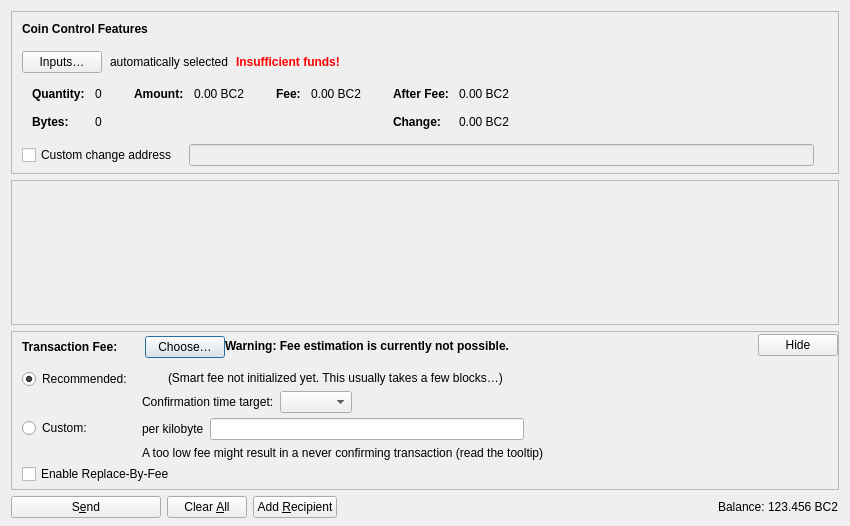
<?xml version="1.0" encoding="UTF-8"?>
<ui version="4.0">
 <class>SendCoinsDialog</class>
 <widget class="QDialog" name="SendCoinsDialog">
  <property name="geometry">
   <rect>
    <x>0</x>
    <y>0</y>
    <width>850</width>
    <height>526</height>
   </rect>
  </property>
  <property name="windowTitle">
   <string>Send Coins</string>
  </property>
  <layout class="QVBoxLayout" name="verticalLayout" stretch="0,1,0,0">
   <property name="bottomMargin">
    <number>8</number>
   </property>
   <item>
    <widget class="QFrame" name="frameCoinControl">
     <property name="sizePolicy">
      <sizepolicy hsizetype="Expanding" vsizetype="Expanding">
       <horstretch>0</horstretch>
       <verstretch>0</verstretch>
      </sizepolicy>
     </property>
     <property name="maximumSize">
      <size>
       <width>16777215</width>
       <height>16777215</height>
      </size>
     </property>
     <property name="frameShape">
      <enum>QFrame::StyledPanel</enum>
     </property>
     <property name="frameShadow">
      <enum>QFrame::Sunken</enum>
     </property>
     <layout class="QVBoxLayout" name="verticalLayoutCoinControl2">
      <property name="spacing">
       <number>0</number>
      </property>
      <property name="leftMargin">
       <number>0</number>
      </property>
      <property name="topMargin">
       <number>0</number>
      </property>
      <property name="rightMargin">
       <number>0</number>
      </property>
      <property name="bottomMargin">
       <number>6</number>
      </property>
      <item>
       <layout class="QVBoxLayout" name="verticalLayoutCoinControl" stretch="0,0,0,0,1">
        <property name="spacing">
         <number>0</number>
        </property>
        <property name="leftMargin">
         <number>10</number>
        </property>
        <property name="topMargin">
         <number>10</number>
        </property>
        <item>
         <layout class="QHBoxLayout" name="horizontalLayoutCoinControl1">
          <property name="bottomMargin">
           <number>15</number>
          </property>
          <item>
           <widget class="QLabel" name="labelCoinControlFeatures">
            <property name="sizePolicy">
             <sizepolicy hsizetype="Preferred" vsizetype="Maximum">
              <horstretch>0</horstretch>
              <verstretch>0</verstretch>
             </sizepolicy>
            </property>
            <property name="font">
             <font>
              <weight>75</weight>
              <bold>true</bold>
             </font>
            </property>
            <property name="styleSheet">
             <string notr="true">font-weight:bold;</string>
            </property>
            <property name="text">
             <string>Coin Control Features</string>
            </property>
           </widget>
          </item>
         </layout>
        </item>
        <item>
         <layout class="QHBoxLayout" name="horizontalLayoutCoinControl2" stretch="0,0,0,0">
          <property name="spacing">
           <number>8</number>
          </property>
          <property name="bottomMargin">
           <number>10</number>
          </property>
          <item>
           <widget class="QPushButton" name="pushButtonCoinControl">
            <property name="styleSheet">
             <string notr="true"/>
            </property>
            <property name="text">
             <string>Inputs…</string>
            </property>
            <property name="autoDefault">
             <bool>false</bool>
            </property>
           </widget>
          </item>
          <item>
           <widget class="QLabel" name="labelCoinControlAutomaticallySelected">
            <property name="text">
             <string>automatically selected</string>
            </property>
            <property name="margin">
             <number>5</number>
            </property>
           </widget>
          </item>
          <item>
           <widget class="QLabel" name="labelCoinControlInsuffFunds">
            <property name="font">
             <font>
              <weight>75</weight>
              <bold>true</bold>
             </font>
            </property>
            <property name="styleSheet">
             <string notr="true">color:red;font-weight:bold;</string>
            </property>
            <property name="text">
             <string>Insufficient funds!</string>
            </property>
            <property name="margin">
             <number>5</number>
            </property>
           </widget>
          </item>
          <item>
           <spacer name="horizontalSpacerCoinControl">
            <property name="orientation">
             <enum>Qt::Horizontal</enum>
            </property>
            <property name="sizeHint" stdset="0">
             <size>
              <width>40</width>
              <height>1</height>
             </size>
            </property>
           </spacer>
          </item>
         </layout>
        </item>
        <item>
         <widget class="QWidget" name="widgetCoinControl" native="true">
          <property name="sizePolicy">
           <sizepolicy hsizetype="Preferred" vsizetype="Preferred">
            <horstretch>0</horstretch>
            <verstretch>0</verstretch>
           </sizepolicy>
          </property>
          <property name="minimumSize">
           <size>
            <width>0</width>
            <height>0</height>
           </size>
          </property>
          <property name="styleSheet">
           <string notr="true"/>
          </property>
          <layout class="QHBoxLayout" name="horizontalLayoutCoinControl5">
           <property name="leftMargin">
            <number>0</number>
           </property>
           <property name="topMargin">
            <number>0</number>
           </property>
           <property name="rightMargin">
            <number>0</number>
           </property>
           <property name="bottomMargin">
            <number>0</number>
           </property>
           <item>
            <layout class="QHBoxLayout" name="horizontalLayoutCoinControl3" stretch="0,0,0,1">
             <property name="spacing">
              <number>20</number>
             </property>
             <property name="topMargin">
              <number>0</number>
             </property>
             <property name="bottomMargin">
              <number>10</number>
             </property>
             <item>
              <layout class="QFormLayout" name="formLayoutCoinControl1">
               <property name="labelAlignment">
                <set>Qt::AlignLeft|Qt::AlignVCenter</set>
               </property>
               <property name="horizontalSpacing">
                <number>10</number>
               </property>
               <property name="verticalSpacing">
                <number>14</number>
               </property>
               <property name="leftMargin">
                <number>10</number>
               </property>
               <property name="topMargin">
                <number>4</number>
               </property>
               <property name="rightMargin">
                <number>6</number>
               </property>
               <item row="0" column="0">
                <widget class="QLabel" name="labelCoinControlQuantityText">
                 <property name="font">
                  <font>
                   <weight>75</weight>
                   <bold>true</bold>
                  </font>
                 </property>
                 <property name="text">
                  <string>Quantity:</string>
                 </property>
                 <property name="margin">
                  <number>0</number>
                 </property>
                </widget>
               </item>
               <item row="0" column="1">
                <widget class="QLabel" name="labelCoinControlQuantity">
                 <property name="cursor">
                  <cursorShape>IBeamCursor</cursorShape>
                 </property>
                 <property name="contextMenuPolicy">
                  <enum>Qt::ActionsContextMenu</enum>
                 </property>
                 <property name="text">
                  <string notr="true">0</string>
                 </property>
                 <property name="margin">
                  <number>0</number>
                 </property>
                 <property name="textInteractionFlags">
                  <set>Qt::LinksAccessibleByMouse|Qt::TextSelectableByKeyboard|Qt::TextSelectableByMouse</set>
                 </property>
                </widget>
               </item>
               <item row="1" column="0">
                <widget class="QLabel" name="labelCoinControlBytesText">
                 <property name="font">
                  <font>
                   <weight>75</weight>
                   <bold>true</bold>
                  </font>
                 </property>
                 <property name="text">
                  <string>Bytes:</string>
                 </property>
                </widget>
               </item>
               <item row="1" column="1">
                <widget class="QLabel" name="labelCoinControlBytes">
                 <property name="cursor">
                  <cursorShape>IBeamCursor</cursorShape>
                 </property>
                 <property name="contextMenuPolicy">
                  <enum>Qt::ActionsContextMenu</enum>
                 </property>
                 <property name="text">
                  <string notr="true">0</string>
                 </property>
                 <property name="textInteractionFlags">
                  <set>Qt::LinksAccessibleByMouse|Qt::TextSelectableByKeyboard|Qt::TextSelectableByMouse</set>
                 </property>
                </widget>
               </item>
              </layout>
             </item>
             <item>
              <layout class="QFormLayout" name="formLayoutCoinControl2">
               <property name="horizontalSpacing">
                <number>10</number>
               </property>
               <property name="verticalSpacing">
                <number>14</number>
               </property>
               <property name="leftMargin">
                <number>6</number>
               </property>
               <property name="topMargin">
                <number>4</number>
               </property>
               <property name="rightMargin">
                <number>6</number>
               </property>
               <item row="0" column="0">
                <widget class="QLabel" name="labelCoinControlAmountText">
                 <property name="font">
                  <font>
                   <weight>75</weight>
                   <bold>true</bold>
                  </font>
                 </property>
                 <property name="text">
                  <string>Amount:</string>
                 </property>
                 <property name="margin">
                  <number>0</number>
                 </property>
                </widget>
               </item>
               <item row="0" column="1">
                <widget class="QLabel" name="labelCoinControlAmount">
                 <property name="cursor">
                  <cursorShape>IBeamCursor</cursorShape>
                 </property>
                 <property name="contextMenuPolicy">
                  <enum>Qt::ActionsContextMenu</enum>
                 </property>
                 <property name="text">
                  <string notr="true">0.00 BC2</string>
                 </property>
                 <property name="textInteractionFlags">
                  <set>Qt::LinksAccessibleByMouse|Qt::TextSelectableByKeyboard|Qt::TextSelectableByMouse</set>
                 </property>
                </widget>
               </item>
              </layout>
             </item>
             <item>
              <layout class="QFormLayout" name="formLayoutCoinControl3">
               <property name="horizontalSpacing">
                <number>10</number>
               </property>
               <property name="verticalSpacing">
                <number>14</number>
               </property>
               <property name="leftMargin">
                <number>6</number>
               </property>
               <property name="topMargin">
                <number>4</number>
               </property>
               <property name="rightMargin">
                <number>6</number>
               </property>
               <item row="0" column="0">
                <widget class="QLabel" name="labelCoinControlFeeText">
                 <property name="font">
                  <font>
                   <weight>75</weight>
                   <bold>true</bold>
                  </font>
                 </property>
                 <property name="text">
                  <string>Fee:</string>
                 </property>
                 <property name="margin">
                  <number>0</number>
                 </property>
                </widget>
               </item>
               <item row="0" column="1">
                <widget class="QLabel" name="labelCoinControlFee">
                 <property name="cursor">
                  <cursorShape>IBeamCursor</cursorShape>
                 </property>
                 <property name="contextMenuPolicy">
                  <enum>Qt::ActionsContextMenu</enum>
                 </property>
                 <property name="text">
                  <string notr="true">0.00 BC2</string>
                 </property>
                 <property name="textInteractionFlags">
                  <set>Qt::LinksAccessibleByMouse|Qt::TextSelectableByKeyboard|Qt::TextSelectableByMouse</set>
                 </property>
                </widget>
               </item>
              </layout>
             </item>
             <item>
              <layout class="QFormLayout" name="formLayoutCoinControl4">
               <property name="labelAlignment">
                <set>Qt::AlignLeft|Qt::AlignVCenter</set>
               </property>
               <property name="horizontalSpacing">
                <number>10</number>
               </property>
               <property name="verticalSpacing">
                <number>14</number>
               </property>
               <property name="leftMargin">
                <number>6</number>
               </property>
               <property name="topMargin">
                <number>4</number>
               </property>
               <property name="rightMargin">
                <number>6</number>
               </property>
               <item row="0" column="0">
                <widget class="QLabel" name="labelCoinControlAfterFeeText">
                 <property name="font">
                  <font>
                   <weight>75</weight>
                   <bold>true</bold>
                  </font>
                 </property>
                 <property name="text">
                  <string>After Fee:</string>
                 </property>
                 <property name="margin">
                  <number>0</number>
                 </property>
                </widget>
               </item>
               <item row="0" column="1">
                <widget class="QLabel" name="labelCoinControlAfterFee">
                 <property name="cursor">
                  <cursorShape>IBeamCursor</cursorShape>
                 </property>
                 <property name="contextMenuPolicy">
                  <enum>Qt::ActionsContextMenu</enum>
                 </property>
                 <property name="text">
                  <string notr="true">0.00 BC2</string>
                 </property>
                 <property name="textInteractionFlags">
                  <set>Qt::LinksAccessibleByMouse|Qt::TextSelectableByKeyboard|Qt::TextSelectableByMouse</set>
                 </property>
                </widget>
               </item>
               <item row="1" column="0">
                <widget class="QLabel" name="labelCoinControlChangeText">
                 <property name="font">
                  <font>
                   <weight>75</weight>
                   <bold>true</bold>
                  </font>
                 </property>
                 <property name="text">
                  <string>Change:</string>
                 </property>
                </widget>
               </item>
               <item row="1" column="1">
                <widget class="QLabel" name="labelCoinControlChange">
                 <property name="cursor">
                  <cursorShape>IBeamCursor</cursorShape>
                 </property>
                 <property name="contextMenuPolicy">
                  <enum>Qt::ActionsContextMenu</enum>
                 </property>
                 <property name="text">
                  <string notr="true">0.00 BC2</string>
                 </property>
                 <property name="textInteractionFlags">
                  <set>Qt::LinksAccessibleByMouse|Qt::TextSelectableByKeyboard|Qt::TextSelectableByMouse</set>
                 </property>
                </widget>
               </item>
              </layout>
             </item>
            </layout>
           </item>
          </layout>
         </widget>
        </item>
        <item>
         <layout class="QHBoxLayout" name="horizontalLayoutCoinControl4" stretch="0,0,0">
          <property name="spacing">
           <number>12</number>
          </property>
          <property name="sizeConstraint">
           <enum>QLayout::SetDefaultConstraint</enum>
          </property>
          <property name="topMargin">
           <number>5</number>
          </property>
          <property name="rightMargin">
           <number>5</number>
          </property>
          <item>
           <widget class="QCheckBox" name="checkBoxCoinControlChange">
            <property name="toolTip">
             <string>If this is activated, but the change address is empty or invalid, change will be sent to a newly generated address.</string>
            </property>
            <property name="text">
             <string>Custom change address</string>
            </property>
           </widget>
          </item>
          <item>
           <widget class="QValidatedLineEdit" name="lineEditCoinControlChange">
            <property name="enabled">
             <bool>false</bool>
            </property>
            <property name="sizePolicy">
             <sizepolicy hsizetype="Expanding" vsizetype="Fixed">
              <horstretch>0</horstretch>
              <verstretch>0</verstretch>
             </sizepolicy>
            </property>
           </widget>
          </item>
          <item>
           <widget class="QLabel" name="labelCoinControlChangeLabel">
            <property name="sizePolicy">
             <sizepolicy hsizetype="Preferred" vsizetype="Expanding">
              <horstretch>0</horstretch>
              <verstretch>0</verstretch>
             </sizepolicy>
            </property>
            <property name="minimumSize">
             <size>
              <width>0</width>
              <height>0</height>
             </size>
            </property>
            <property name="text">
             <string/>
            </property>
            <property name="margin">
             <number>3</number>
            </property>
           </widget>
          </item>
         </layout>
        </item>
        <item>
         <spacer name="verticalSpacerCoinControl">
          <property name="orientation">
           <enum>Qt::Vertical</enum>
          </property>
          <property name="sizeHint" stdset="0">
           <size>
            <width>800</width>
            <height>1</height>
           </size>
          </property>
         </spacer>
        </item>
       </layout>
      </item>
     </layout>
    </widget>
   </item>
   <item>
    <widget class="QScrollArea" name="scrollArea">
     <property name="widgetResizable">
      <bool>true</bool>
     </property>
     <widget class="QWidget" name="scrollAreaWidgetContents">
      <property name="geometry">
       <rect>
        <x>0</x>
        <y>0</y>
        <width>830</width>
        <height>104</height>
       </rect>
      </property>
      <layout class="QVBoxLayout" name="verticalLayout_2" stretch="0,1">
       <property name="leftMargin">
        <number>0</number>
       </property>
       <property name="topMargin">
        <number>0</number>
       </property>
       <property name="rightMargin">
        <number>0</number>
       </property>
       <property name="bottomMargin">
        <number>0</number>
       </property>
       <item>
        <layout class="QVBoxLayout" name="entries">
         <property name="spacing">
          <number>6</number>
         </property>
        </layout>
       </item>
       <item>
        <spacer name="verticalSpacer">
         <property name="orientation">
          <enum>Qt::Vertical</enum>
         </property>
         <property name="sizeHint" stdset="0">
          <size>
           <width>20</width>
           <height>40</height>
          </size>
         </property>
        </spacer>
       </item>
      </layout>
     </widget>
    </widget>
   </item>
   <item>
    <widget class="QFrame" name="frameFee">
     <property name="sizePolicy">
      <sizepolicy hsizetype="Expanding" vsizetype="Expanding">
       <horstretch>0</horstretch>
       <verstretch>0</verstretch>
      </sizepolicy>
     </property>
     <property name="maximumSize">
      <size>
       <width>16777215</width>
       <height>16777215</height>
      </size>
     </property>
     <property name="frameShape">
      <enum>QFrame::StyledPanel</enum>
     </property>
     <property name="frameShadow">
      <enum>QFrame::Sunken</enum>
     </property>
     <layout class="QVBoxLayout" name="verticalLayoutFee1">
      <property name="spacing">
       <number>0</number>
      </property>
      <property name="leftMargin">
       <number>0</number>
      </property>
      <property name="topMargin">
       <number>0</number>
      </property>
      <property name="rightMargin">
       <number>0</number>
      </property>
      <property name="bottomMargin">
       <number>0</number>
      </property>
      <item>
       <layout class="QVBoxLayout" name="verticalLayoutFee2" stretch="0,0,0">
        <property name="spacing">
         <number>0</number>
        </property>
        <property name="leftMargin">
         <number>10</number>
        </property>
        <property name="topMargin">
         <number>0</number>
        </property>
        <item>
         <layout class="QHBoxLayout" name="horizontalLayoutFee1">
          <property name="bottomMargin">
           <number>0</number>
          </property>
          <item>
           <layout class="QVBoxLayout" name="verticalLayoutFee7">
            <property name="spacing">
             <number>0</number>
            </property>
            <item>
             <spacer name="verticalSpacerSmartFee">
              <property name="orientation">
               <enum>Qt::Vertical</enum>
              </property>
              <property name="sizeType">
               <enum>QSizePolicy::Fixed</enum>
              </property>
              <property name="sizeHint" stdset="0">
               <size>
                <width>1</width>
                <height>4</height>
               </size>
              </property>
             </spacer>
            </item>
            <item>
             <layout class="QHBoxLayout" name="horizontalLayoutSmartFee">
              <property name="spacing">
               <number>10</number>
              </property>
              <item>
               <widget class="QLabel" name="labelFeeHeadline">
                <property name="sizePolicy">
                 <sizepolicy hsizetype="Preferred" vsizetype="Maximum">
                  <horstretch>0</horstretch>
                  <verstretch>0</verstretch>
                 </sizepolicy>
                </property>
                <property name="font">
                 <font>
                  <weight>75</weight>
                  <bold>true</bold>
                 </font>
                </property>
                <property name="styleSheet">
                 <string notr="true">font-weight:bold;</string>
                </property>
                <property name="text">
                 <string>Transaction Fee:</string>
                </property>
               </widget>
              </item>
              <item>
               <widget class="QLabel" name="labelFeeMinimized">
                <property name="text">
                 <string/>
                </property>
               </widget>
              </item>
              <item>
               <widget class="QPushButton" name="buttonChooseFee">
                <property name="text">
                 <string>Choose…</string>
                </property>
               </widget>
              </item>
             </layout>
            </item>
            <item>
             <spacer name="verticalSpacer_5">
              <property name="orientation">
               <enum>Qt::Vertical</enum>
              </property>
              <property name="sizeHint" stdset="0">
               <size>
                <width>1</width>
                <height>1</height>
               </size>
              </property>
             </spacer>
            </item>
           </layout>
          </item>
          <item>
           <widget class="QLabel" name="fallbackFeeWarningLabel">
            <property name="toolTip">
             <string>Using the fallbackfee can result in sending a transaction that will take several hours or days (or never) to confirm. Consider choosing your fee manually or wait until you have validated the complete chain.</string>
            </property>
            <property name="font">
            <font>
                <weight>75</weight>
                <bold>true</bold>
            </font>
            </property>
            <property name="text">
             <string>Warning: Fee estimation is currently not possible.</string>
            </property>
            <property name="wordWrap">
             <bool>false</bool>
            </property>
           </widget>
          </item>
          <item>
           <spacer name="horizontalSpacer_4">
            <property name="orientation">
             <enum>Qt::Horizontal</enum>
            </property>
            <property name="sizeType">
             <enum>QSizePolicy::MinimumExpanding</enum>
            </property>
            <property name="sizeHint" stdset="0">
             <size>
              <width>40</width>
              <height>20</height>
             </size>
            </property>
           </spacer>
          </item>
          <item>
           <widget class="QPushButton" name="buttonMinimizeFee">
            <property name="toolTip">
             <string>Hide transaction fee settings</string>
            </property>
            <property name="text">
             <string>Hide</string>
            </property>
           </widget>
          </item>
         </layout>
        </item>
        <item>
         <widget class="QFrame" name="frameFeeSelection">
          <layout class="QVBoxLayout" name="verticalLayoutFee12">
           <property name="spacing">
            <number>0</number>
           </property>
           <property name="leftMargin">
            <number>0</number>
           </property>
           <property name="topMargin">
            <number>0</number>
           </property>
           <property name="rightMargin">
            <number>0</number>
           </property>
           <property name="bottomMargin">
            <number>0</number>
           </property>
           <item>
            <layout class="QGridLayout" name="gridLayoutFee">
             <property name="topMargin">
              <number>10</number>
             </property>
             <property name="bottomMargin">
              <number>4</number>
             </property>
             <property name="horizontalSpacing">
              <number>10</number>
             </property>
             <property name="verticalSpacing">
              <number>4</number>
             </property>
             <item row="1" column="1">
              <layout class="QVBoxLayout" name="verticalLayoutFee8">
               <property name="spacing">
                <number>6</number>
               </property>
               <item>
                <layout class="QHBoxLayout" name="horizontalLayoutFee13">
                 <item>
                  <widget class="QLabel" name="labelCustomPerKilobyte">
                   <property name="toolTip">
                    <string>Specify a custom fee per kB (1,000 bytes) of the transaction's virtual size.

Note:  Since the fee is calculated on a per-byte basis, a fee rate of "100 satoshis per kvB" for a transaction size of 500 virtual bytes (half of 1 kvB) would ultimately yield a fee of only 50 satoshis.</string>
                   </property>
                   <property name="text">
                    <string>per kilobyte</string>
                   </property>
                  </widget>
                 </item>
                 <item>
                  <widget class="BitcoinIIAmountField" name="customFee"/>
                 </item>
                 <item>
                  <spacer name="horizontalSpacer_6">
                   <property name="orientation">
                    <enum>Qt::Horizontal</enum>
                   </property>
                   <property name="sizeHint" stdset="0">
                    <size>
                     <width>1</width>
                     <height>1</height>
                    </size>
                   </property>
                  </spacer>
                 </item>
                </layout>
               </item>
               <item>
                <layout class="QHBoxLayout" name="horizontalLayoutFee8">
                 <item>
                  <widget class="QLabel" name="labelCustomFeeWarning">
                   <property name="enabled">
                    <bool>true</bool>
                   </property>
                   <property name="toolTip">
                    <string>When there is less transaction volume than space in the blocks, miners as well as relaying nodes may enforce a minimum fee. Paying only this minimum fee is just fine, but be aware that this can result in a never confirming transaction once there is more demand for bitcoinII transactions than the network can process.</string>
                   </property>
                   <property name="text">
                    <string>A too low fee might result in a never confirming transaction (read the tooltip)</string>
                   </property>
                  </widget>
                 </item>
                 <item>
                  <spacer name="horizontalSpacer_2">
                   <property name="orientation">
                    <enum>Qt::Horizontal</enum>
                   </property>
                   <property name="sizeHint" stdset="0">
                    <size>
                     <width>1</width>
                     <height>1</height>
                    </size>
                   </property>
                  </spacer>
                 </item>
                </layout>
               </item>
              </layout>
             </item>
             <item row="0" column="0">
              <layout class="QVBoxLayout" name="verticalLayoutFee4" stretch="0,1">
               <item>
                <widget class="QRadioButton" name="radioSmartFee">
                 <property name="text">
                  <string>Recommended:</string>
                 </property>
                 <property name="checked">
                  <bool>true</bool>
                 </property>
                 <attribute name="buttonGroup">
                  <string notr="true">groupFee</string>
                 </attribute>
                </widget>
               </item>
               <item>
                <spacer name="verticalSpacer_2">
                 <property name="orientation">
                  <enum>Qt::Vertical</enum>
                 </property>
                 <property name="sizeHint" stdset="0">
                  <size>
                   <width>1</width>
                   <height>1</height>
                  </size>
                 </property>
                </spacer>
               </item>
              </layout>
             </item>
             <item row="1" column="0">
              <layout class="QVBoxLayout" name="verticalLayoutFee9" stretch="0,1">
               <item>
                <widget class="QRadioButton" name="radioCustomFee">
                 <property name="text">
                  <string>Custom:</string>
                 </property>
                 <attribute name="buttonGroup">
                  <string notr="true">groupFee</string>
                 </attribute>
                </widget>
               </item>
               <item>
                <spacer name="verticalSpacer_6">
                 <property name="orientation">
                  <enum>Qt::Vertical</enum>
                 </property>
                 <property name="sizeHint" stdset="0">
                  <size>
                   <width>1</width>
                   <height>1</height>
                  </size>
                 </property>
                </spacer>
               </item>
              </layout>
             </item>
             <item row="0" column="1">
              <layout class="QVBoxLayout" name="verticalLayoutFee3" stretch="0,0,1">
               <property name="spacing">
                <number>6</number>
               </property>
               <property name="topMargin">
                <number>2</number>
               </property>
               <item>
                <layout class="QHBoxLayout" name="horizontalLayoutFee12">
                 <item>
                  <widget class="QLabel" name="labelSmartFee">
                   <property name="text">
                    <string/>
                   </property>
                  </widget>
                 </item>
                 <item>
                  <widget class="QLabel" name="labelFeeEstimation">
                   <property name="text">
                    <string/>
                   </property>
                  </widget>
                 </item>
                 <item>
                  <widget class="QLabel" name="labelSmartFee2">
                   <property name="text">
                    <string>(Smart fee not initialized yet. This usually takes a few blocks…)</string>
                   </property>
                  </widget>
                 </item>
                 <item>
                  <spacer name="horizontalSpacer_5">
                   <property name="orientation">
                    <enum>Qt::Horizontal</enum>
                   </property>
                   <property name="sizeHint" stdset="0">
                    <size>
                     <width>1</width>
                     <height>1</height>
                    </size>
                   </property>
                  </spacer>
                 </item>
                </layout>
               </item>
               <item>
                <layout class="QHBoxLayout" name="horizontalLayoutFee9">
                 <item>
                  <layout class="QVBoxLayout" name="verticalLayoutFee6">
                   <item>
                    <widget class="QLabel" name="labelSmartFee3">
                     <property name="text">
                      <string>Confirmation time target:</string>
                     </property>
                    </widget>
                   </item>
                  </layout>
                 </item>
                 <item>
                  <layout class="QVBoxLayout" name="verticalLayoutFee5">
                   <property name="rightMargin">
                    <number>30</number>
                   </property>
                   <item>
                    <layout class="QHBoxLayout" name="horizontalLayoutConfTarget">
                     <property name="bottomMargin">
                      <number>0</number>
                     </property>
                     <item>
                      <widget class="QComboBox" name="confTargetSelector"/>
                     </item>
                     <item>
                      <spacer name="horizontalSpacerConfTarget">
                       <property name="orientation">
                        <enum>Qt::Horizontal</enum>
                       </property>
                       <property name="sizeHint" stdset="0">
                        <size>
                         <width>40</width>
                         <height>20</height>
                        </size>
                       </property>
                      </spacer>
                     </item>
                    </layout>
                   </item>
                  </layout>
                 </item>
                </layout>
               </item>
               <item>
                <spacer name="verticalSpacer_4">
                 <property name="orientation">
                  <enum>Qt::Vertical</enum>
                 </property>
                 <property name="sizeHint" stdset="0">
                  <size>
                   <width>1</width>
                   <height>1</height>
                  </size>
                 </property>
                </spacer>
               </item>
              </layout>
             </item>
            </layout>
           </item>
           <item>
            <widget class="QCheckBox" name="optInRBF">
             <property name="text">
              <string>Enable Replace-By-Fee</string>
             </property>
             <property name="toolTip">
              <string>With Replace-By-Fee (BIP-125) you can increase a transaction's fee after it is sent. Without this, a higher fee may be recommended to compensate for increased transaction delay risk.</string>
             </property>
            </widget>
           </item>
          </layout>
         </widget>
        </item>
        <item>
         <spacer name="verticalSpacerFee">
          <property name="orientation">
           <enum>Qt::Vertical</enum>
          </property>
          <property name="sizeHint" stdset="0">
           <size>
            <width>40</width>
            <height>5</height>
           </size>
          </property>
         </spacer>
        </item>
       </layout>
      </item>
     </layout>
    </widget>
   </item>
   <item>
    <layout class="QHBoxLayout" name="horizontalLayout">
     <item>
      <widget class="QPushButton" name="sendButton">
       <property name="minimumSize">
        <size>
         <width>150</width>
         <height>0</height>
        </size>
       </property>
       <property name="toolTip">
        <string>Confirm the send action</string>
       </property>
       <property name="text">
        <string>S&amp;end</string>
       </property>
       <property name="icon">
        <iconset resource="../bitcoinII.qrc">
         <normaloff>:/icons/send</normaloff>:/icons/send</iconset>
       </property>
       <property name="autoDefault">
        <bool>false</bool>
       </property>
       <property name="default">
        <bool>false</bool>
       </property>
      </widget>
     </item>
     <item>
      <widget class="QPushButton" name="clearButton">
       <property name="sizePolicy">
        <sizepolicy hsizetype="Minimum" vsizetype="Fixed">
         <horstretch>0</horstretch>
         <verstretch>0</verstretch>
        </sizepolicy>
       </property>
       <property name="toolTip">
        <string>Clear all fields of the form.</string>
       </property>
       <property name="text">
        <string>Clear &amp;All</string>
       </property>
       <property name="icon">
        <iconset resource="../bitcoinII.qrc">
         <normaloff>:/icons/remove</normaloff>:/icons/remove</iconset>
       </property>
       <property name="autoDefault">
        <bool>false</bool>
       </property>
      </widget>
     </item>
     <item>
      <widget class="QPushButton" name="addButton">
       <property name="toolTip">
        <string>Send to multiple recipients at once</string>
       </property>
       <property name="text">
        <string>Add &amp;Recipient</string>
       </property>
       <property name="icon">
        <iconset resource="../bitcoinII.qrc">
         <normaloff>:/icons/add</normaloff>:/icons/add</iconset>
       </property>
       <property name="autoDefault">
        <bool>false</bool>
       </property>
      </widget>
     </item>
     <item>
      <spacer name="horizontalSpacer">
       <property name="orientation">
        <enum>Qt::Horizontal</enum>
       </property>
       <property name="sizeHint" stdset="0">
        <size>
         <width>40</width>
         <height>20</height>
        </size>
       </property>
      </spacer>
     </item>
     <item>
      <layout class="QHBoxLayout" name="horizontalLayout_2">
       <property name="spacing">
        <number>3</number>
       </property>
       <item>
        <widget class="QLabel" name="labelBalanceName">
         <property name="sizePolicy">
          <sizepolicy hsizetype="Preferred" vsizetype="Fixed">
           <horstretch>0</horstretch>
           <verstretch>0</verstretch>
          </sizepolicy>
         </property>
         <property name="text">
          <string>Balance:</string>
         </property>
        </widget>
       </item>
       <item>
        <widget class="QLabel" name="labelBalance">
         <property name="sizePolicy">
          <sizepolicy hsizetype="Preferred" vsizetype="Fixed">
           <horstretch>0</horstretch>
           <verstretch>0</verstretch>
          </sizepolicy>
         </property>
         <property name="cursor">
          <cursorShape>IBeamCursor</cursorShape>
         </property>
         <property name="text">
          <string notr="true">123.456 BC2</string>
         </property>
         <property name="textInteractionFlags">
          <set>Qt::LinksAccessibleByMouse|Qt::TextSelectableByKeyboard|Qt::TextSelectableByMouse</set>
         </property>
        </widget>
       </item>
      </layout>
     </item>
    </layout>
   </item>
  </layout>
 </widget>
 <customwidgets>
  <customwidget>
   <class>QValidatedLineEdit</class>
   <extends>QLineEdit</extends>
   <header>qt/qvalidatedlineedit.h</header>
  </customwidget>
  <customwidget>
   <class>BitcoinIIAmountField</class>
   <extends>QLineEdit</extends>
   <header>qt/bitcoinIIamountfield.h</header>
   <container>1</container>
  </customwidget>
 </customwidgets>
 <resources>
  <include location="../bitcoinII.qrc"/>
 </resources>
 <connections/>
 <buttongroups>
  <buttongroup name="groupFee"/>
 </buttongroups>
</ui>
